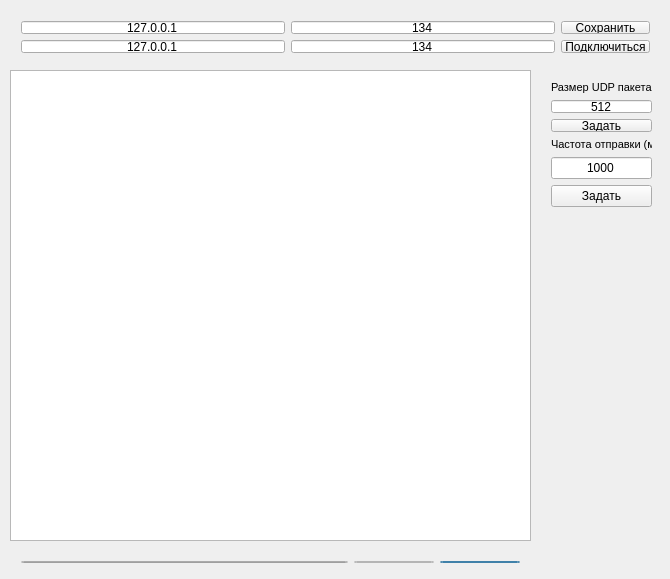
<?xml version="1.0" encoding="UTF-8"?>
<ui version="4.0">
 <class>MainWindow</class>
 <widget class="QMainWindow" name="MainWindow">
  <property name="geometry">
   <rect>
    <x>0</x>
    <y>0</y>
    <width>670</width>
    <height>579</height>
   </rect>
  </property>
  <property name="windowTitle">
   <string>MainWindow</string>
  </property>
  <widget class="QWidget" name="centralWidget">
   <widget class="QWidget" name="layoutWidget">
    <property name="geometry">
     <rect>
      <x>10</x>
      <y>550</y>
      <width>521</width>
      <height>24</height>
     </rect>
    </property>
    <layout class="QGridLayout" name="gridLayout_2">
     <item row="0" column="2">
      <widget class="QPushButton" name="send_btn">
       <property name="text">
        <string>Отправить</string>
       </property>
       <property name="autoDefault">
        <bool>true</bool>
       </property>
       <property name="default">
        <bool>true</bool>
       </property>
      </widget>
     </item>
     <item row="0" column="0">
      <widget class="QLineEdit" name="message">
       <property name="text">
        <string>Сообщение</string>
       </property>
       <property name="alignment">
        <set>Qt::AlignCenter</set>
       </property>
      </widget>
     </item>
     <item row="0" column="1">
      <widget class="QPushButton" name="file_btn">
       <property name="text">
        <string>Выбрать</string>
       </property>
      </widget>
     </item>
    </layout>
   </widget>
   <widget class="QListWidget" name="message_list">
    <property name="geometry">
     <rect>
      <x>10</x>
      <y>70</y>
      <width>521</width>
      <height>471</height>
     </rect>
    </property>
   </widget>
   <widget class="QWidget" name="layoutWidget">
    <property name="geometry">
     <rect>
      <x>10</x>
      <y>10</y>
      <width>651</width>
      <height>54</height>
     </rect>
    </property>
    <layout class="QHBoxLayout" name="horizontalLayout">
     <item>
      <layout class="QVBoxLayout" name="verticalLayout">
       <item>
        <widget class="QLineEdit" name="ip_address_sender">
         <property name="text">
          <string>127.0.0.1</string>
         </property>
         <property name="alignment">
          <set>Qt::AlignCenter</set>
         </property>
        </widget>
       </item>
       <item>
        <widget class="QLineEdit" name="ip_address_receiver">
         <property name="text">
          <string>127.0.0.1</string>
         </property>
         <property name="alignment">
          <set>Qt::AlignCenter</set>
         </property>
        </widget>
       </item>
      </layout>
     </item>
     <item>
      <layout class="QVBoxLayout" name="verticalLayout_2">
       <item>
        <widget class="QLineEdit" name="port_sender">
         <property name="text">
          <string>134</string>
         </property>
         <property name="alignment">
          <set>Qt::AlignCenter</set>
         </property>
        </widget>
       </item>
       <item>
        <widget class="QLineEdit" name="port_receiver">
         <property name="text">
          <string>134</string>
         </property>
         <property name="alignment">
          <set>Qt::AlignCenter</set>
         </property>
        </widget>
       </item>
      </layout>
     </item>
     <item>
      <layout class="QVBoxLayout" name="verticalLayout_3">
       <item>
        <widget class="QPushButton" name="save_btn">
         <property name="text">
          <string>Сохранить</string>
         </property>
         <property name="default">
          <bool>false</bool>
         </property>
        </widget>
       </item>
       <item>
        <widget class="QPushButton" name="connect_btn">
         <property name="text">
          <string>Подключиться</string>
         </property>
         <property name="default">
          <bool>false</bool>
         </property>
        </widget>
       </item>
      </layout>
     </item>
    </layout>
   </widget>
   <widget class="QWidget" name="verticalLayoutWidget">
    <property name="geometry">
     <rect>
      <x>540</x>
      <y>70</y>
      <width>123</width>
      <height>148</height>
     </rect>
    </property>
    <layout class="QVBoxLayout" name="verticalLayout_4">
     <item>
      <layout class="QGridLayout" name="gridLayout_4">
       <item row="1" column="0">
        <widget class="QLabel" name="label_2">
         <property name="font">
          <font>
           <pointsize>8</pointsize>
          </font>
         </property>
         <property name="text">
          <string>Частота отправки (мс):</string>
         </property>
        </widget>
       </item>
       <item row="4" column="0">
        <widget class="QPushButton" name="save_interval">
         <property name="text">
          <string>Задать</string>
         </property>
         <property name="default">
          <bool>false</bool>
         </property>
        </widget>
       </item>
       <item row="2" column="0">
        <widget class="QLineEdit" name="interval">
         <property name="text">
          <string>1000</string>
         </property>
         <property name="alignment">
          <set>Qt::AlignCenter</set>
         </property>
        </widget>
       </item>
       <item row="0" column="0">
        <layout class="QGridLayout" name="gridLayout_3">
         <item row="2" column="0">
          <widget class="QPushButton" name="save_d_size">
           <property name="text">
            <string>Задать</string>
           </property>
           <property name="default">
            <bool>false</bool>
           </property>
          </widget>
         </item>
         <item row="0" column="0">
          <widget class="QLabel" name="label">
           <property name="font">
            <font>
             <pointsize>8</pointsize>
            </font>
           </property>
           <property name="text">
            <string>Размер UDP пакета:</string>
           </property>
          </widget>
         </item>
         <item row="1" column="0">
          <widget class="QLineEdit" name="datagram_size">
           <property name="text">
            <string>512</string>
           </property>
           <property name="alignment">
            <set>Qt::AlignCenter</set>
           </property>
          </widget>
         </item>
        </layout>
       </item>
      </layout>
     </item>
    </layout>
   </widget>
  </widget>
 </widget>
 <layoutdefault spacing="6" margin="11"/>
 <resources/>
 <connections/>
</ui>
